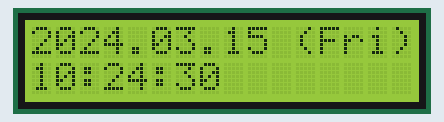
The program below on a simulated Raspberry Pi (BCM pin numbers). Parts: 16×2 character LCD. The clock reads 2024-03-15 10:24:30 at power-on unless the program sets it.

Above: at 0.2 s.
At 1.1 s:
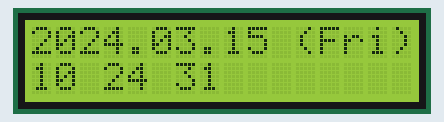
At 6.2 s:
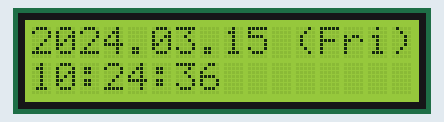
At 11.1 s:
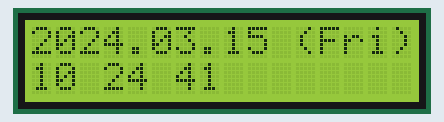
At 20.1 s:
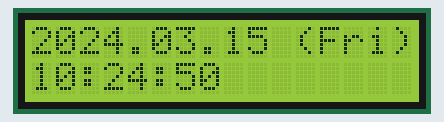
At 30.1 s:
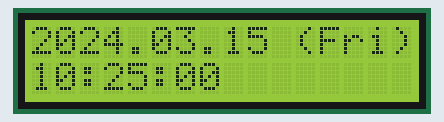

Measured:
- what the display in image 0 shows lasts 0.8 s, from 0.2 s to 1.0 s
- what the display in image 1 shows lasts 1.2 s, from 1.0 s to 2.2 s
- what the display in image 2 shows lasts 1.0 s, from 6.1 s to 7.1 s

The program:

00-lcd.py
```python
# -*- coding: utf-8 -*-
# See https://terutakke.com/diary/1602-i2c-serial-lcd-modul/

import RPi.GPIO as GPIO
from time import sleep
from time import gmtime, strftime
import datetime

import smbus


#initialize GPIO
GPIO.setwarnings(False)
GPIO.setmode(GPIO.BCM)
GPIO.cleanup()

#read data using pin4
# instance = dht11.DHT11(pin=4)

# Define some device parameters
I2C_ADDR  = 0x3F # 0x27 # I2C device address #アドレスが違う場合もあるかもしれない
LCD_WIDTH = 16   # Maximum characters per line

# Define some device constants
LCD_CHR = 1 # Mode - Sending data
LCD_CMD = 0 # Mode - Sending command

LCD_LINE_1 = 0x80 # LCD RAM address for the 1st line
LCD_LINE_2 = 0xC0 # LCD RAM address for the 2nd line

LCD_BACKLIGHT  = 0x08  # On
#LCD_BACKLIGHT = 0x00  # Off

ENABLE = 0b00000100 # Enable bit

# Timing constants
E_PULSE = 0.0005
E_DELAY = 0.0005

#Open I2C interface
#bus = smbus.SMBus(0)  # Rev 1 Pi uses 0
bus = smbus.SMBus(1) # Rev 2 Pi uses 1

def lcd_init():
  # Initialise display
  lcd_byte(0x33,LCD_CMD) # 110011 Initialise
  lcd_byte(0x32,LCD_CMD) # 110010 Initialise
  lcd_byte(0x06,LCD_CMD) # 000110 Cursor move direction
  lcd_byte(0x0C,LCD_CMD) # 001100 Display On,Cursor Off, Blink Off
  lcd_byte(0x28,LCD_CMD) # 101000 Data length, number of lines, font size
  lcd_byte(0x01,LCD_CMD) # 000001 Clear display
  sleep(E_DELAY)

def lcd_byte(bits, mode):
  # Send byte to data pins
  # bits = the data
  # mode = 1 for data
  #        0 for command

  bits_high = mode | (bits & 0xF0) | LCD_BACKLIGHT
  bits_low = mode | ((bits<<4) & 0xF0) | LCD_BACKLIGHT

  # High bits
  bus.write_byte(I2C_ADDR, bits_high)
  lcd_toggle_enable(bits_high)

  # Low bits
  bus.write_byte(I2C_ADDR, bits_low)
  lcd_toggle_enable(bits_low)

def lcd_toggle_enable(bits):
  # Toggle enable
  sleep(E_DELAY)
  bus.write_byte(I2C_ADDR, (bits | ENABLE))
  sleep(E_PULSE)
  bus.write_byte(I2C_ADDR,(bits & ~ENABLE))
  sleep(E_DELAY)


def lcd_string(message,line):
  # Send string to display
  message = message.ljust(LCD_WIDTH," ")
  lcd_byte(line, LCD_CMD)
  for i in range(LCD_WIDTH):
    lcd_byte(ord(message[i]),LCD_CHR)

def main(): #「日時」を表示
    # Main program block
    # Initialise display
    lcd_init()

    prev_sec = 0
    while True:
      local_time = datetime.datetime.now()
      sec = local_time.second
      if prev_sec == sec:
        next

      prev_sec = sec
      if sec % 2 == 0:
        str = local_time.strftime("%H:%M:%S")
      else:
        str = local_time.strftime("%H %M %S")

      lcd_string(str, LCD_LINE_2)
      lcd_string(strftime("%Y.%m.%d (%a)", gmtime()) , LCD_LINE_1)
      sleep(0.05)

try:
  main()
except KeyboardInterrupt:
  pass
finally:
  LCD_BACKLIGHT = 0x00  #バックライトオフ
  lcd_byte(0x01, LCD_CMD) #表示内容クリア
  GPIO.cleanup()
```
